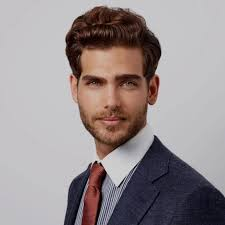
#> input picture download.jpg, 225 x 225 px
$ python prac9.py
#> lines starting #> are read from the running program, lines starting #| are printed output that depends on the picture
# Image cropping

import cv2
img= cv2.imread("download.jpg")
#> img is the input picture: shape (225, 225, 3); mean B, G, R 144.2, 143.1, 152.4

height, width= img.shape[:2]
#> height = 225; width = 225

# Extract the top corner

start_row, start_col = int(height*.25), int(width*.25)
#> start_row = 56; start_col = 56

#Extracting the end pixel coorinates
end_row, end_col=  int(height*.75) , int(width*.75)
#> end_row = 168; end_col = 168

cropped= img[start_row:end_row, start_col:end_col]
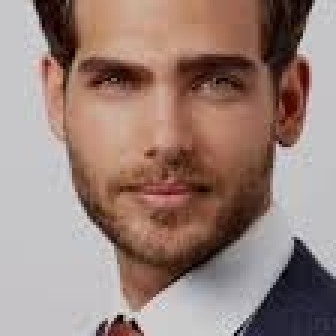
#> cropped: shape (112, 112, 3) (shown 3 times larger); mean B, G, R 122.8, 130.5, 153.7

cv2.imshow("orignal", img)
cv2.waitKey(0)

cv2.imshow("cropped", cropped)
cv2.waitKey(0)
